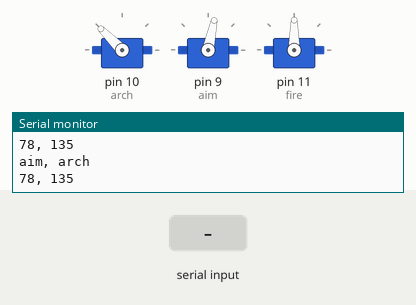
The sketch below on a simulated Arduino Uno, built with avr-gcc and run on an emulated ATmega328P. On the bench: 3 × servo, the last lines printed to the serial monitor. The test bench sets the inputs (shaded band).

Above: at 1.2 s.
1.3 s: "f90\n" received over Serial
At 2.6 s:
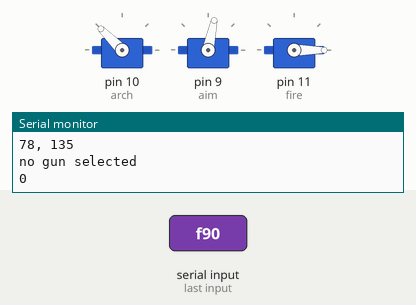
3.0 s: "u90\n" received over Serial
At 4.2 s:
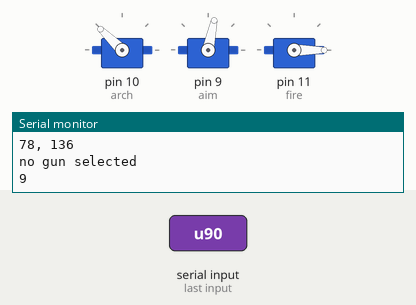
5.0 s: "u,45\n" received over Serial
At 5.8 s:
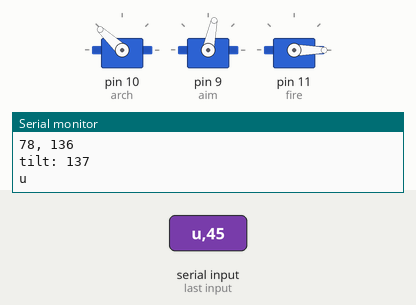
7.5 s: "r90\n" received over Serial
At 9.0 s:
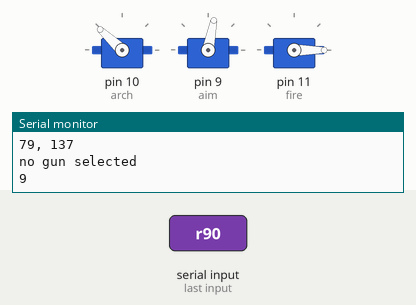
9.5 s: "r,45\n" received over Serial
At 10.6 s:
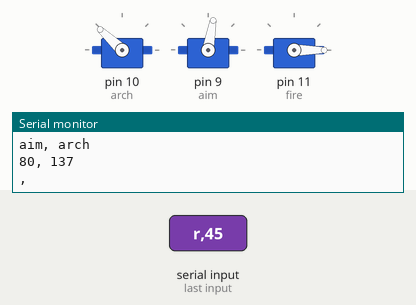
Timing chart, 0 to 12.5 s (numbered marks = the images above; inputs shaded):
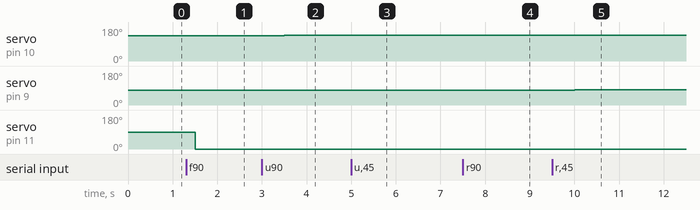

The sketch:

Valentine_Hackathon.ino
```cpp
#include <Servo.h>

Servo arch;
Servo aim;
Servo fire;

//servo angles
int currentArch, currentAim, currentFire;

//kinematic variables
double distance = 4.04; //(m)
double gunHeight = 0.91; //(m)
double targetHeight = 1.45; //(m)
double deltaHeight = targetHeight - gunHeight; //(m)
double velocity = 7.62; //(m/s)

// COORDINATES
//left gun
int leftAim = 98, leftArch = 113;
//middle gun
int middleAim = 95, middleArch = 126;
//right gun
int rightAim = 78, rightArch = 135;

// GUN SELECTION
int gun = 3; // left = 1, middle = 2, right = 3

//---------------------------------------------------------

void setup() {
  arch.attach(10);
  aim.attach(9);
  fire.attach(11);
  fire.write(90);

  gunSelect(gun);
  // OPTIONAL CORRECTION METHOD
  //updateCoordinates(6, -6); //(∆x, ∆y) (in inches)

  arch.write(currentArch);
  aim.write(currentAim);

  Serial.begin(9600);
}
//---------------------------------------------------------

void loop() {

  if(Serial.available() > 0){
    char input = Serial.read();

    if(input == 'u'){
      tilt(1);
    }
    else if(input == 'd'){
      tilt(-1);
    }
    else if(input == 'r'){
      rotate(1);
    }
    else if(input == 'l'){
      rotate(-1);
    }
    else if(input == 'f'){
      fire.write(0);
    }
    else if(isDigit(input)){
      gunSelect(input - '0');
    }

    Serial.println(input);
  }
  delay(500);
  Serial.println("aim, arch");
  Serial.print(currentAim);
  Serial.print(", ");
  Serial.println(currentArch);
}
//---------------------------------------------------------

void rotate(int a){
  Serial.print("aim:  ");
  currentAim +=a;
  aim.write(currentAim);
  Serial.println(currentAim);
}
//---------------------------------------------------------

void tilt(int a){
  Serial.print("tilt: ");
  currentArch += a;
  arch.write(currentArch);
  Serial.println(currentArch);
}
//---------------------------------------------------------

void gunSelect(int g){
  switch(g){

    case 1: currentArch = leftArch; //Left
             currentAim = leftAim;
             Serial.println("left gun");
            break;
    case 2:  currentArch = middleArch; // Middle
            currentAim = middleAim;
            Serial.println("middle gun");
            break;

    case 3:  currentArch = rightArch; // Right
             currentAim = rightAim;
             Serial.println("right gun");
             break;

     default: Serial.println("no gun selected");
              break;

  }
}
//---------------------------------------------------------

void updateCoordinates(int x, int y){
  // update currentAim
  double d = x*.0254;
  Serial.print("d: ");
  Serial.println(d);
  currentAim = (d/distance)*57.3 + currentAim;
  //update currentArch
  d = -y*.0254;
  Serial.print("d: ");
  Serial.println(d);
  currentArch = 2*(d/distance)*57.3 + currentArch;
}
//---------------------------------------------------------
```

Measured:
- after the input at 1.3 s, servo on pin 11 (fire): 90° → 0° after 0.20 s
- after the input at 3.0 s, servo on pin 10 (arch): 135° → 136° after 0.50 s
- after the input at 5.0 s, servo on pin 10 (arch): 136° → 137° after 0.51 s
- after the input at 7.5 s, servo on pin 9 (aim): 78° → 79° after 0.51 s
- after the input at 9.5 s, servo on pin 9 (aim): 79° → 80° after 0.51 s
